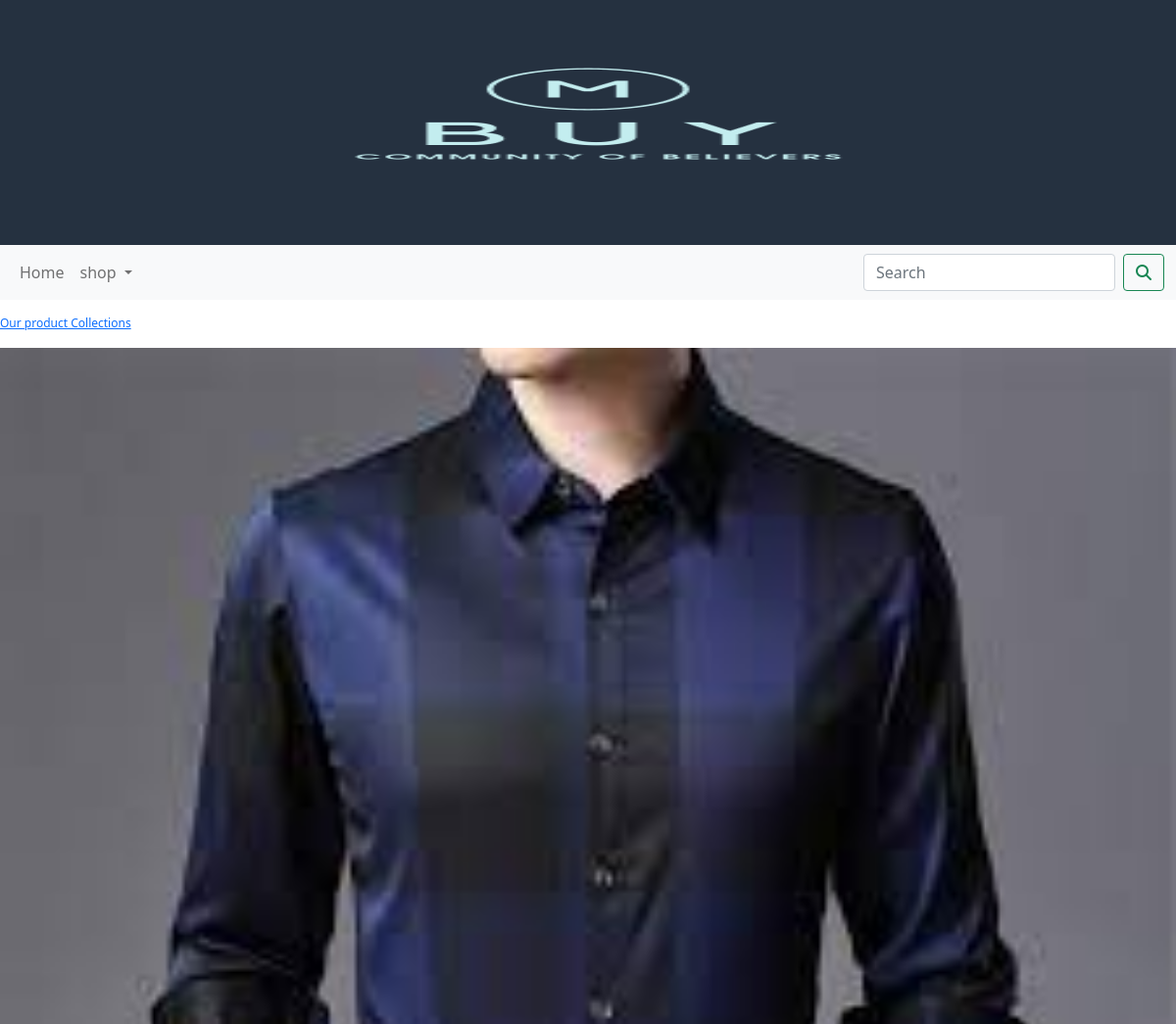
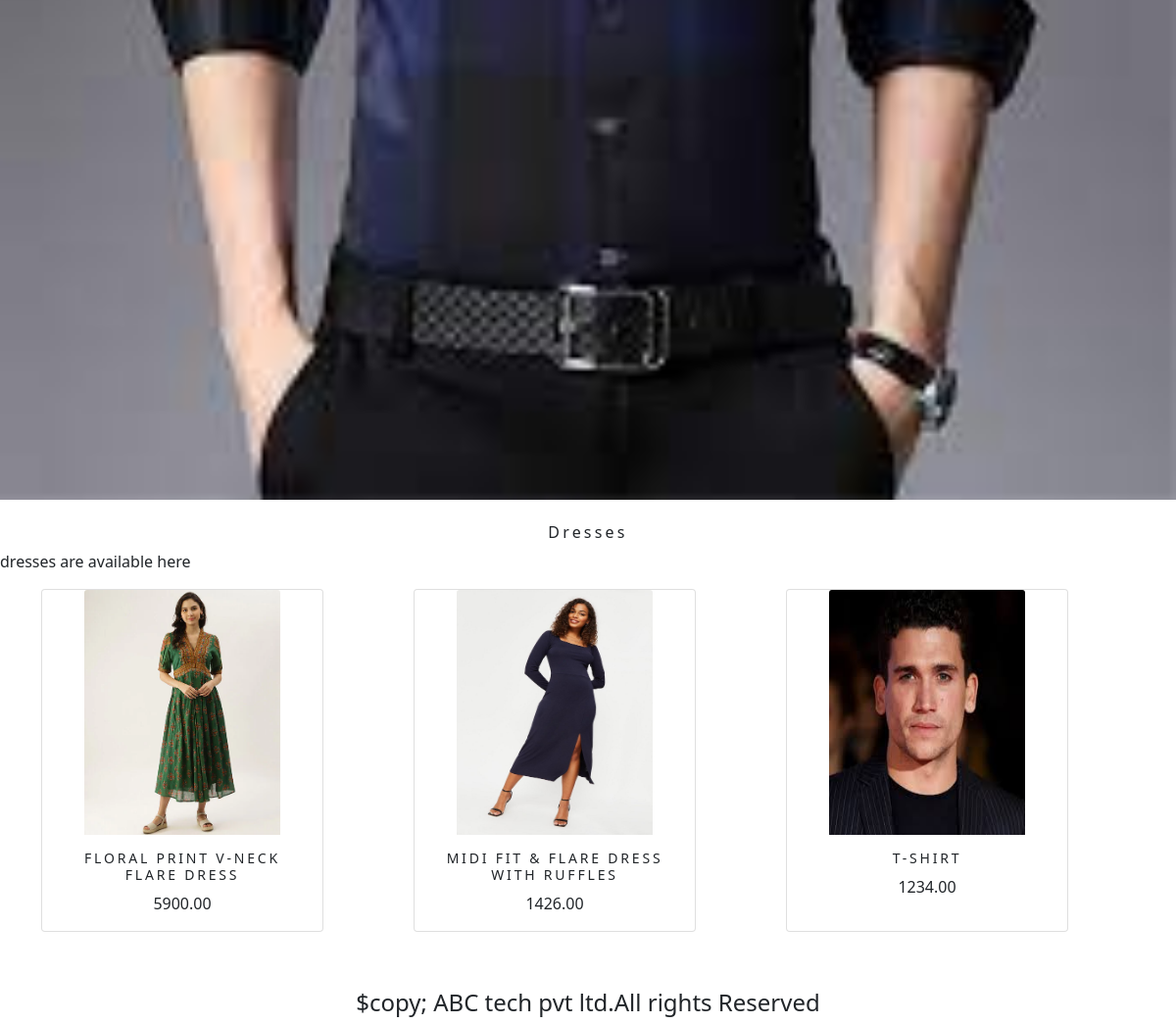
The app's page /shop/dresses/ with its own data (2 pictures, top to bottom).
### shop/models.py (models this page shows, shortened)
class Category(models.Model):
    name=models.CharField(max_length=250,unique=True)
    slug=models.SlugField(max_length=250,unique=True)
    description=models.TextField(blank=True)
    image=models.ImageField(upload_to='category',blank=True)
    class Meta:
        ordering=('name' ,)
        verbose_name='category'
        verbose_name_plural='categories'
    def get_url(self):
        return reverse('shop:products_by_category',args=[self.slug])

class Product(models.Model):
    name=models.CharField(max_length=250, unique=True)
    slug=models.SlugField(max_length=250,unique=True)
    description=models.TextField(blank=True)
    price=models.DecimalField(max_digits=10,decimal_places=2)
    category=models.ForeignKey(Category,on_delete=models.CASCADE)
    image=models.ImageField(upload_to='product',blank=True)
    stock=models.IntegerField()
    available=models.BooleanField(default=True)
    created=models.DateTimeField(auto_now_add=True)
    updated=models.DateTimeField(auto_now=True)
    def get_url(self):
        return reverse('shop:prodCatdetail', args=[self.category.slug,self.slug])
    class Meta:
        ordering=('name' ,)
        verbose_name='product'
        verbose_name_plural='products'

### shop/views.py (the view)
# urls.py: path('', views.allProdCat,name='allProdCat'),
def allProdCat(request,c_slug=None):
    c_page=None
    products_list=None
    if c_slug!=None:
        c_page=get_object_or_404(Category,slug=c_slug)
        products_list=Product.objects.all().filter(category=c_page,available=True)
    else:
        products_list=Product.objects.all().filter(available=True)
    paginator=Paginator(products_list,6)
    try:
        page=int(request.GET.get('page',1))
    except:
        page=1
    try:
        products=paginator.page(page)
    except (EmptyPage,InvalidPage):
        products=paginator.page(paginator.num_pages)
    return render(request,"category.html",{'category':c_page, 'products':products})

### cart/context_processors.py (called while the page is built)
def counter(request):
    item_count=0
    if 'admin' in request.path:
        return {}
    else:
        try:
            cart=Cart.objects.filter(cart_id=_cart_id(request))
            car_items=CartItem.objects.all().filter(cart=cart[:1])
            for cart_item in car_items:
                item_count += cart_item.quantity
        except Cart.DoesNotExist:
            item_count =0
    return dict(item_count=item_count)

### cart/views.py (called while the page is built)
def _cart_id(request):
    cart=request.session.session_key
    if not cart:
        cart=request.session.create()
    return cart

### shop/context_processors.py (called while the page is built)
def menu_links(request):
    links=Category.objects.all()
    return dict(links=links)

### templates/category.html (shortened to what this page needs)
{% extends 'base.html' %}
{% load static %}
{% block content %}
{% if category %}
    <div>
        <div class="row my_row_class">
            <div class="mx_auto">
                <p><a href="{% url 'shop:allProdCat' %}">Our product Collections</a> </p>
            </div>
        </div>
    </div>
  {% endif %}
<div class="mx_auto">
    {% if category %}
    <img class="my_image" src="{{category.image.url}}" alt="{{category.name}}">
</div>
     <br>
<div>
    <h1 class="text-center my_title">{{category.name}}</h1>
    <p class="text-justify">{{category.description}}</p>
</div>
 {% endif %}
<div class="container">
    <div class="row mx_auto">
        {% for product in products.object_list %}
        <div class="my_bottom_margin cart col-9 col-sm-12 col-md-4 col-lg-4" >
            <div class="card text-center" style="min-width:18rem;">
                <a href="{{product.get_url}}"><img class="card-img-top my_image"src="{{product.image.url}}" alt="{{product.name}}"></a>
                <div class="card-body">
                    <h4>{{product.name}}</h4>
                    <p>{{product.price}}</p>
                </div>
            </div>
        </div>
        {% endfor %}
    </div>
    <br>
</div>
{% endblock %}

### static/css/custom.css (style rules this page uses)
body { font-family: 'Roboto', sans-serif; }
.my_row_class { padding-top:15px; }
.my_row_class .mx_auto { color:#000; font-size:12px; }
.my_image { width:100%; height:auto; }
.my_title { font-size:16px; text_transform:uppercase; letter-spacing: .2em; }
.my_bottom_margin { margin-bottom:10px; }
.card { height:350px; width:200px; }
.card img { height:250px;width:200px; }
.card-body h4 { font-size:14px; text-transform:uppercase; letter-spacing:.2em; }

### records on screen
Category: image (picture), name "Dresses", description "dresses are available here"
Product: image (picture), name "FLORAL PRINT V-NECK FLARE DRESS", price "5900.00"
Product: image (picture), name "MIDI FIT & FLARE DRESS WITH RUFFLES", price "1426.00"
Product: image (picture), name "T-SHIRT", price "1234.00"
